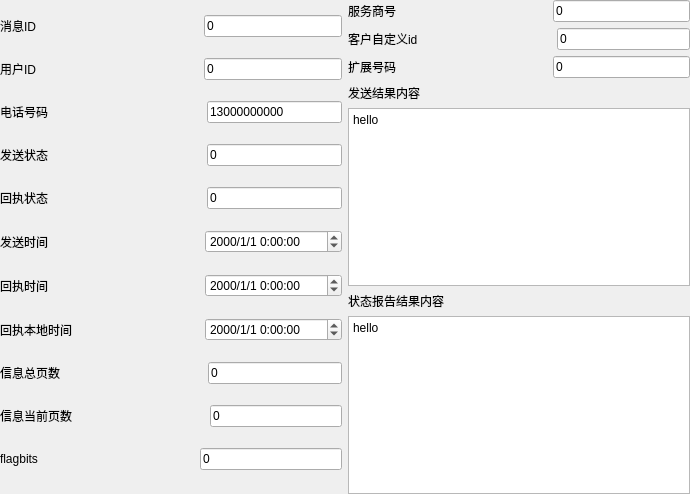
<?xml version="1.0" encoding="UTF-8"?>
<ui version="4.0">
 <class>SRepNotifyData</class>
 <widget class="QWidget" name="SRepNotifyData">
  <property name="geometry">
   <rect>
    <x>0</x>
    <y>0</y>
    <width>690</width>
    <height>494</height>
   </rect>
  </property>
  <property name="windowTitle">
   <string>Form</string>
  </property>
  <layout class="QGridLayout" name="gridLayout">
   <property name="leftMargin">
    <number>0</number>
   </property>
   <property name="topMargin">
    <number>0</number>
   </property>
   <property name="rightMargin">
    <number>0</number>
   </property>
   <property name="bottomMargin">
    <number>0</number>
   </property>
   <item row="0" column="0">
    <layout class="QVBoxLayout" name="verticalLayout_3">
     <item>
      <layout class="QHBoxLayout" name="horizontalLayout">
       <item>
        <widget class="QLabel" name="label">
         <property name="text">
          <string>消息ID       </string>
         </property>
        </widget>
       </item>
       <item>
        <spacer name="horizontalSpacer">
         <property name="orientation">
          <enum>Qt::Horizontal</enum>
         </property>
         <property name="sizeHint" stdset="0">
          <size>
           <width>40</width>
           <height>20</height>
          </size>
         </property>
        </spacer>
       </item>
       <item>
        <widget class="QLineEdit" name="lineEdit_msgId">
         <property name="text">
          <string>0</string>
         </property>
        </widget>
       </item>
      </layout>
     </item>
     <item>
      <layout class="QHBoxLayout" name="horizontalLayout_2">
       <item>
        <widget class="QLabel" name="label_2">
         <property name="text">
          <string>用户ID       </string>
         </property>
        </widget>
       </item>
       <item>
        <spacer name="horizontalSpacer_2">
         <property name="orientation">
          <enum>Qt::Horizontal</enum>
         </property>
         <property name="sizeHint" stdset="0">
          <size>
           <width>40</width>
           <height>20</height>
          </size>
         </property>
        </spacer>
       </item>
       <item>
        <widget class="QLineEdit" name="lineEdit_accId">
         <property name="text">
          <string>0</string>
         </property>
        </widget>
       </item>
      </layout>
     </item>
     <item>
      <layout class="QHBoxLayout" name="horizontalLayout_3">
       <item>
        <widget class="QLabel" name="label_3">
         <property name="text">
          <string>电话号码     </string>
         </property>
        </widget>
       </item>
       <item>
        <spacer name="horizontalSpacer_3">
         <property name="orientation">
          <enum>Qt::Horizontal</enum>
         </property>
         <property name="sizeHint" stdset="0">
          <size>
           <width>40</width>
           <height>20</height>
          </size>
         </property>
        </spacer>
       </item>
       <item>
        <widget class="QLineEdit" name="lineEdit_mobile">
         <property name="text">
          <string>13000000000</string>
         </property>
        </widget>
       </item>
      </layout>
     </item>
     <item>
      <layout class="QHBoxLayout" name="horizontalLayout_4">
       <item>
        <widget class="QLabel" name="label_4">
         <property name="text">
          <string>发送状态     </string>
         </property>
        </widget>
       </item>
       <item>
        <spacer name="horizontalSpacer_4">
         <property name="orientation">
          <enum>Qt::Horizontal</enum>
         </property>
         <property name="sizeHint" stdset="0">
          <size>
           <width>40</width>
           <height>20</height>
          </size>
         </property>
        </spacer>
       </item>
       <item>
        <widget class="QLineEdit" name="lineEdit_sendState">
         <property name="text">
          <string>0</string>
         </property>
        </widget>
       </item>
      </layout>
     </item>
     <item>
      <layout class="QHBoxLayout" name="horizontalLayout_5">
       <item>
        <widget class="QLabel" name="label_5">
         <property name="text">
          <string>回执状态     </string>
         </property>
        </widget>
       </item>
       <item>
        <spacer name="horizontalSpacer_5">
         <property name="orientation">
          <enum>Qt::Horizontal</enum>
         </property>
         <property name="sizeHint" stdset="0">
          <size>
           <width>40</width>
           <height>20</height>
          </size>
         </property>
        </spacer>
       </item>
       <item>
        <widget class="QLineEdit" name="lineEdit_reportState">
         <property name="text">
          <string>0</string>
         </property>
        </widget>
       </item>
      </layout>
     </item>
     <item>
      <layout class="QHBoxLayout" name="horizontalLayout_6">
       <item>
        <widget class="QLabel" name="label_6">
         <property name="text">
          <string>发送时间</string>
         </property>
        </widget>
       </item>
       <item>
        <spacer name="horizontalSpacer_6">
         <property name="orientation">
          <enum>Qt::Horizontal</enum>
         </property>
         <property name="sizeHint" stdset="0">
          <size>
           <width>40</width>
           <height>20</height>
          </size>
         </property>
        </spacer>
       </item>
       <item>
        <widget class="QDateTimeEdit" name="dateTimeEdit_sendDateTime">
         <property name="displayFormat">
          <string>yyyy/M/d H:mm:ss</string>
         </property>
        </widget>
       </item>
      </layout>
     </item>
     <item>
      <layout class="QHBoxLayout" name="horizontalLayout_7">
       <item>
        <widget class="QLabel" name="label_7">
         <property name="text">
          <string>回执时间</string>
         </property>
        </widget>
       </item>
       <item>
        <spacer name="horizontalSpacer_7">
         <property name="orientation">
          <enum>Qt::Horizontal</enum>
         </property>
         <property name="sizeHint" stdset="0">
          <size>
           <width>40</width>
           <height>20</height>
          </size>
         </property>
        </spacer>
       </item>
       <item>
        <widget class="QDateTimeEdit" name="dateTimeEdit_reportDateTime">
         <property name="displayFormat">
          <string>yyyy/M/d H:mm:ss</string>
         </property>
        </widget>
       </item>
      </layout>
     </item>
     <item>
      <layout class="QHBoxLayout" name="horizontalLayout_8">
       <item>
        <widget class="QLabel" name="label_8">
         <property name="text">
          <string>回执本地时间 </string>
         </property>
        </widget>
       </item>
       <item>
        <spacer name="horizontalSpacer_8">
         <property name="orientation">
          <enum>Qt::Horizontal</enum>
         </property>
         <property name="sizeHint" stdset="0">
          <size>
           <width>40</width>
           <height>20</height>
          </size>
         </property>
        </spacer>
       </item>
       <item>
        <widget class="QDateTimeEdit" name="dateTimeEdit_recvReportDateTime">
         <property name="displayFormat">
          <string>yyyy/M/d H:mm:ss</string>
         </property>
        </widget>
       </item>
      </layout>
     </item>
     <item>
      <layout class="QHBoxLayout" name="horizontalLayout_9">
       <item>
        <widget class="QLabel" name="label_9">
         <property name="text">
          <string>信息总页数  </string>
         </property>
        </widget>
       </item>
       <item>
        <spacer name="horizontalSpacer_9">
         <property name="orientation">
          <enum>Qt::Horizontal</enum>
         </property>
         <property name="sizeHint" stdset="0">
          <size>
           <width>40</width>
           <height>20</height>
          </size>
         </property>
        </spacer>
       </item>
       <item>
        <widget class="QLineEdit" name="lineEdit_pk_total">
         <property name="text">
          <string>0</string>
         </property>
        </widget>
       </item>
      </layout>
     </item>
     <item>
      <layout class="QHBoxLayout" name="horizontalLayout_10">
       <item>
        <widget class="QLabel" name="label_10">
         <property name="text">
          <string>信息当前页数</string>
         </property>
        </widget>
       </item>
       <item>
        <spacer name="horizontalSpacer_10">
         <property name="orientation">
          <enum>Qt::Horizontal</enum>
         </property>
         <property name="sizeHint" stdset="0">
          <size>
           <width>40</width>
           <height>20</height>
          </size>
         </property>
        </spacer>
       </item>
       <item>
        <widget class="QLineEdit" name="lineEdit_pk_num">
         <property name="text">
          <string>0</string>
         </property>
        </widget>
       </item>
      </layout>
     </item>
     <item>
      <layout class="QHBoxLayout" name="horizontalLayout_11">
       <item>
        <widget class="QLabel" name="label_11">
         <property name="text">
          <string>flagbits    </string>
         </property>
        </widget>
       </item>
       <item>
        <spacer name="horizontalSpacer_11">
         <property name="orientation">
          <enum>Qt::Horizontal</enum>
         </property>
         <property name="sizeHint" stdset="0">
          <size>
           <width>40</width>
           <height>20</height>
          </size>
         </property>
        </spacer>
       </item>
       <item>
        <widget class="QLineEdit" name="lineEdit_flagBits">
         <property name="text">
          <string>0</string>
         </property>
        </widget>
       </item>
      </layout>
     </item>
    </layout>
   </item>
   <item row="0" column="1">
    <layout class="QVBoxLayout" name="verticalLayout_4">
     <item>
      <layout class="QHBoxLayout" name="horizontalLayout_12">
       <item>
        <widget class="QLabel" name="label_12">
         <property name="text">
          <string>服务商号    </string>
         </property>
        </widget>
       </item>
       <item>
        <spacer name="horizontalSpacer_12">
         <property name="orientation">
          <enum>Qt::Horizontal</enum>
         </property>
         <property name="sizeHint" stdset="0">
          <size>
           <width>40</width>
           <height>20</height>
          </size>
         </property>
        </spacer>
       </item>
       <item>
        <widget class="QLineEdit" name="lineEdit_spno">
         <property name="text">
          <string>0</string>
         </property>
        </widget>
       </item>
      </layout>
     </item>
     <item>
      <layout class="QHBoxLayout" name="horizontalLayout_13">
       <item>
        <widget class="QLabel" name="label_13">
         <property name="text">
          <string>客户自定义id</string>
         </property>
        </widget>
       </item>
       <item>
        <spacer name="horizontalSpacer_13">
         <property name="orientation">
          <enum>Qt::Horizontal</enum>
         </property>
         <property name="sizeHint" stdset="0">
          <size>
           <width>40</width>
           <height>20</height>
          </size>
         </property>
        </spacer>
       </item>
       <item>
        <widget class="QLineEdit" name="lineEdit_acc_msgid">
         <property name="text">
          <string>0</string>
         </property>
        </widget>
       </item>
      </layout>
     </item>
     <item>
      <layout class="QHBoxLayout" name="horizontalLayout_15">
       <item>
        <widget class="QLabel" name="label_15">
         <property name="text">
          <string>扩展号码    </string>
         </property>
        </widget>
       </item>
       <item>
        <spacer name="horizontalSpacer_14">
         <property name="orientation">
          <enum>Qt::Horizontal</enum>
         </property>
         <property name="sizeHint" stdset="0">
          <size>
           <width>40</width>
           <height>20</height>
          </size>
         </property>
        </spacer>
       </item>
       <item>
        <widget class="QLineEdit" name="lineEdit_extnumber">
         <property name="text">
          <string>0</string>
         </property>
        </widget>
       </item>
      </layout>
     </item>
     <item>
      <layout class="QVBoxLayout" name="verticalLayout">
       <item>
        <widget class="QLabel" name="label_17">
         <property name="text">
          <string>发送结果内容</string>
         </property>
        </widget>
       </item>
       <item>
        <widget class="QTextEdit" name="textEdit_sendResultInfo">
         <property name="html">
          <string>&lt;!DOCTYPE HTML PUBLIC &quot;-//W3C//DTD HTML 4.0//EN&quot; &quot;http://www.w3.org/TR/REC-html40/strict.dtd&quot;&gt;
&lt;html&gt;&lt;head&gt;&lt;meta name=&quot;qrichtext&quot; content=&quot;1&quot; /&gt;&lt;style type=&quot;text/css&quot;&gt;
p, li { white-space: pre-wrap; }
&lt;/style&gt;&lt;/head&gt;&lt;body style=&quot; font-family:'SimSun'; font-size:9pt; font-weight:400; font-style:normal;&quot;&gt;
&lt;p style=&quot; margin-top:0px; margin-bottom:0px; margin-left:0px; margin-right:0px; -qt-block-indent:0; text-indent:0px;&quot;&gt;hello&lt;/p&gt;&lt;/body&gt;&lt;/html&gt;</string>
         </property>
        </widget>
       </item>
      </layout>
     </item>
     <item>
      <layout class="QVBoxLayout" name="verticalLayout_2">
       <item>
        <widget class="QLabel" name="label_18">
         <property name="text">
          <string>状态报告结果内容</string>
         </property>
        </widget>
       </item>
       <item>
        <widget class="QTextEdit" name="textEdit_repResultInfo">
         <property name="html">
          <string>&lt;!DOCTYPE HTML PUBLIC &quot;-//W3C//DTD HTML 4.0//EN&quot; &quot;http://www.w3.org/TR/REC-html40/strict.dtd&quot;&gt;
&lt;html&gt;&lt;head&gt;&lt;meta name=&quot;qrichtext&quot; content=&quot;1&quot; /&gt;&lt;style type=&quot;text/css&quot;&gt;
p, li { white-space: pre-wrap; }
&lt;/style&gt;&lt;/head&gt;&lt;body style=&quot; font-family:'SimSun'; font-size:9pt; font-weight:400; font-style:normal;&quot;&gt;
&lt;p style=&quot; margin-top:0px; margin-bottom:0px; margin-left:0px; margin-right:0px; -qt-block-indent:0; text-indent:0px;&quot;&gt;hello&lt;/p&gt;&lt;/body&gt;&lt;/html&gt;</string>
         </property>
        </widget>
       </item>
      </layout>
     </item>
    </layout>
   </item>
  </layout>
 </widget>
 <resources/>
 <connections/>
</ui>
